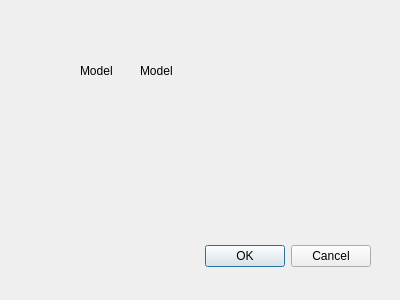
<?xml version="1.0" encoding="UTF-8"?>
<ui version="4.0">
 <class>MyData</class>
 <widget class="QDialog" name="MyData">
  <property name="geometry">
   <rect>
    <x>0</x>
    <y>0</y>
    <width>400</width>
    <height>300</height>
   </rect>
  </property>
  <property name="windowTitle">
   <string>Dialog</string>
  </property>
  <widget class="QDialogButtonBox" name="buttonBox">
   <property name="geometry">
    <rect>
     <x>30</x>
     <y>240</y>
     <width>341</width>
     <height>32</height>
    </rect>
   </property>
   <property name="orientation">
    <enum>Qt::Horizontal</enum>
   </property>
   <property name="standardButtons">
    <set>QDialogButtonBox::Cancel|QDialogButtonBox::Ok</set>
   </property>
  </widget>
  <widget class="QLabel" name="label">
   <property name="geometry">
    <rect>
     <x>80</x>
     <y>50</y>
     <width>141</width>
     <height>41</height>
    </rect>
   </property>
   <property name="text">
    <string>Model</string>
   </property>
  </widget>
  <widget class="QLabel" name="labelModel">
   <property name="geometry">
    <rect>
     <x>140</x>
     <y>50</y>
     <width>141</width>
     <height>41</height>
    </rect>
   </property>
   <property name="text">
    <string>Model</string>
   </property>
  </widget>
 </widget>
 <resources/>
 <connections>
  <connection>
   <sender>buttonBox</sender>
   <signal>accepted()</signal>
   <receiver>MyData</receiver>
   <slot>accept()</slot>
   <hints>
    <hint type="sourcelabel">
     <x>248</x>
     <y>254</y>
    </hint>
    <hint type="destinationlabel">
     <x>157</x>
     <y>274</y>
    </hint>
   </hints>
  </connection>
  <connection>
   <sender>buttonBox</sender>
   <signal>rejected()</signal>
   <receiver>MyData</receiver>
   <slot>reject()</slot>
   <hints>
    <hint type="sourcelabel">
     <x>316</x>
     <y>260</y>
    </hint>
    <hint type="destinationlabel">
     <x>286</x>
     <y>274</y>
    </hint>
   </hints>
  </connection>
 </connections>
</ui>
